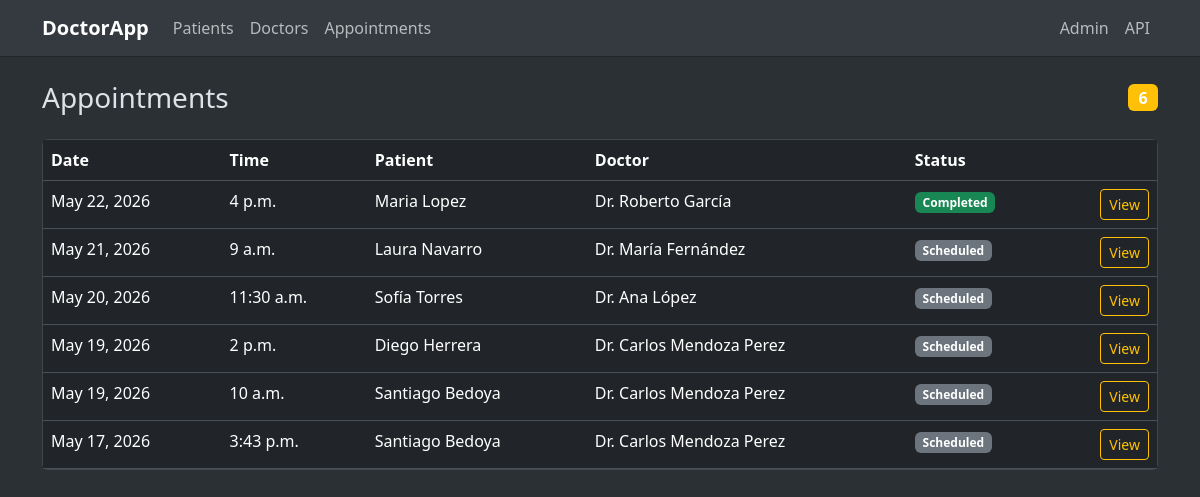
The page /appointments/ (signed in) on the database its author committed.
### bookings/models.py (models this page shows, shortened)
class Appointment(models.Model):
    CONFLICTING_STATUSES = {
        AppointmentStatus.SCHEDULED,
        AppointmentStatus.CONFIRMED,
        AppointmentStatus.IN_PROGRESS,
    }
    patient = models.ForeignKey(Patient, related_name='appointments', on_delete=models.CASCADE)
    doctor = models.ForeignKey(Doctor, related_name='appointments', on_delete=models.CASCADE)
    appointment_date = models.DateField()
    appointment_time = models.TimeField(null=True, blank=True)
    notes = models.TextField()
    status = models.CharField(
        max_length=20,
        choices=AppointmentStatus.choices,
        default=AppointmentStatus.SCHEDULED,
    )

### patients/models.py (models this page shows)
class Patient(models.Model):
    first_name = models.CharField(max_length=100)
    last_name = models.CharField(max_length=100)
    date_of_birth = models.DateField()
    contact_number = models.CharField(max_length=15)
    email = models.EmailField()
    address = models.TextField()
    medical_history = models.TextField()

### doctors/models.py (models this page shows)
class Doctor(models.Model):
    user = models.OneToOneField(
        settings.AUTH_USER_MODEL,
        on_delete=models.CASCADE,
        related_name='doctor_profile',
        null=True,
        blank=True,
    )
    first_name = models.CharField(max_length=100)
    last_name = models.CharField(max_length=100)
    qualification = models.CharField(max_length=100)
    contact_number = models.CharField(max_length=15)
    email = models.EmailField()
    address = models.TextField()
    biography = models.TextField()
    is_on_vacation = models.BooleanField(default = False)

### frontend/views.py (the view)
# urls.py: path("appointments/", views.AppointmentListView.as_view(), name="appointment_list"),
class AppointmentListView(LoginRequiredMixin, ListView):
    model = Appointment
    template_name = "frontend/appointment_list.html"
    context_object_name = "appointments"
    paginate_by = 20
    ordering = ["-appointment_date", "-appointment_time"]

### frontend/templates/frontend/appointment_list.html (shortened to what this page needs)
{% extends "frontend/base.html" %}
{% block content %}
<div class="d-flex justify-content-between align-items-center mb-4">
    <h1 class="h3 mb-0">Appointments</h1>
    <span class="badge bg-warning fs-6">{{ page_obj.paginator.count }}</span>
</div>
<div class="card">
    <div class="table-responsive">
        <table class="table table-hover mb-0">
            <thead class="table-dark">
                <tr>
                    <th>Date</th>
                    <th>Time</th>
                    <th>Patient</th>
                    <th>Doctor</th>
                    <th>Status</th>
                    <th></th>
                </tr>
            </thead>
            <tbody>
                {% for apt in appointments %}
                <tr>
                    <td>{{ apt.appointment_date }}</td>
                    <td>{{ apt.appointment_time|default:"—" }}</td>
                    <td>{{ apt.patient.first_name }} {{ apt.patient.last_name }}</td>
                    <td>Dr. {{ apt.doctor.first_name }} {{ apt.doctor.last_name }}</td>
                    <td>
                        <span class="badge bg-{% if apt.status == 'completed' %}success{% elif apt.status == 'cancelled' %}danger{% elif apt.status == 'in_progress' %}primary{% elif apt.status == 'confirmed' %}info{% else %}secondary{% endif %}">
                            {{ apt.get_status_display }}
                        </span>
                    </td>
                    <td class="text-end"><a href="{% url 'appointment_detail' apt.pk %}" class="btn btn-sm btn-outline-warning">View</a></td>
                </tr>
                {% empty %}
                <tr><td colspan="6" class="text-center text-body-secondary py-4">No appointments found.</td></tr>
                {% endfor %}
            </tbody>
        </table>
    </div>
</div>
{% endblock %}

### rows shown on the page
Appointment: appointment_date "May 22, 2026", appointment_time "4 p.m.", patient.first_name "Maria", patient.last_name "Lopez", doctor.first_name "Roberto", doctor.last_name "García", status "Completed"
Appointment: appointment_date "May 21, 2026", appointment_time "9 a.m.", patient.first_name "Laura", patient.last_name "Navarro", doctor.first_name "María", doctor.last_name "Fernández", status "Scheduled"
Appointment: appointment_date "May 20, 2026", appointment_time "11:30 a.m.", patient.first_name "Sofía", patient.last_name "Torres", doctor.first_name "Ana", doctor.last_name "López", status "Scheduled"
Appointment: appointment_date "May 19, 2026", appointment_time "2 p.m.", patient.first_name "Diego", patient.last_name "Herrera", doctor.first_name "Carlos", doctor.last_name "Mendoza Perez", status "Scheduled"
Appointment: appointment_date "May 19, 2026", appointment_time "10 a.m.", patient.first_name "Santiago", patient.last_name "Bedoya", doctor.first_name "Carlos", doctor.last_name "Mendoza Perez", status "Scheduled"
Appointment: appointment_date "May 17, 2026", appointment_time "3:43 p.m.", patient.first_name "Santiago", patient.last_name "Bedoya", doctor.first_name "Carlos", doctor.last_name "Mendoza Perez", status "Scheduled"

### other values the page prints
{{ page_obj.paginator.count }} "6"
